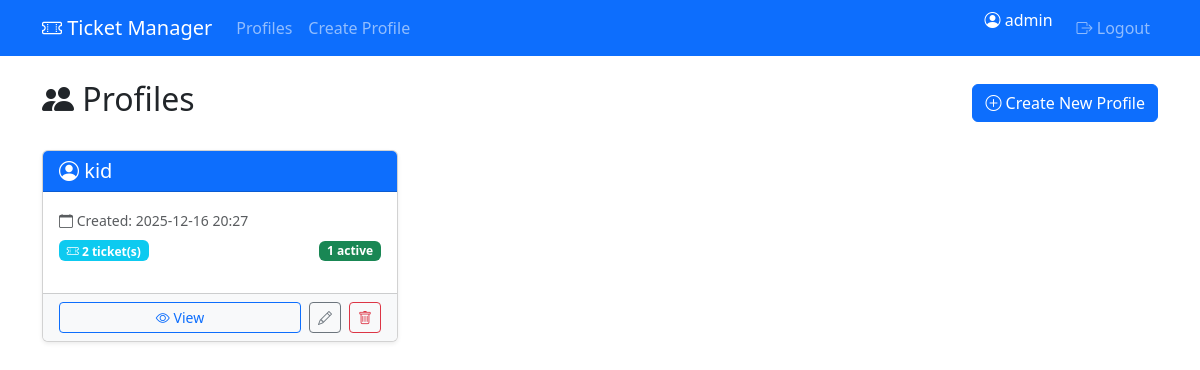
The page /profiles/ (signed in) on the database its author committed.
### models.py (models this page shows, shortened)
class Profile(db.Model):
    __tablename__ = 'profiles'
    id = db.Column(db.Integer, primary_key=True)
    name = db.Column(db.String(100), unique=True, nullable=False)
    created_at = db.Column(db.DateTime, default=datetime.utcnow)
    updated_at = db.Column(db.DateTime, default=datetime.utcnow, onupdate=datetime.utcnow)
    tickets = db.relationship('Ticket', backref='profile', lazy=True, cascade='all, delete-orphan')

### controllers.py (the view)
@profile_bp.route('/')
@login_required
def list_profiles():
    profiles = Profile.query.order_by(Profile.created_at.desc()).all()
    return render_template('profiles.html', profiles=profiles)

### controllers.py (called while the page is built)
def login_required(f):
    @wraps(f)
    def decorated_function(*args, **kwargs):
        if 'admin_id' not in session:
            flash('Please log in to access this page.', 'warning')
            return redirect(url_for('auth.login'))
        return f(*args, **kwargs)
    return decorated_function

### templates/profiles.html (shortened to what this page needs)
{% extends "base.html" %}
{% block content %}
<div class="row">
    <div class="col-12">
        <div class="d-flex justify-content-between align-items-center mb-4">
            <h2><i class="bi bi-people-fill"></i> Profiles</h2>
            <a href="{{ url_for('profile.create_profile') }}" class="btn btn-primary">
                <i class="bi bi-plus-circle"></i> Create New Profile
            </a>
        </div>
        {% if profiles %}
        <div class="row">
            {% for profile in profiles %}
            <div class="col-md-6 col-lg-4 mb-4">
                <div class="card shadow-sm h-100">
                    <div class="card-header bg-primary text-white">
                        <h5 class="mb-0">
                            <i class="bi bi-person-circle"></i> {{ profile.name }}
                        </h5>
                    </div>
                    <div class="card-body">
                        <p class="text-muted mb-2">
                            <small><i class="bi bi-calendar"></i> Created: {{ profile.created_at.strftime('%Y-%m-%d %H:%M') }}</small>
                        </p>
                        <div class="d-flex justify-content-between align-items-center mb-3">
                            <span class="badge bg-info">
                                <i class="bi bi-ticket-perforated"></i> {{ profile.tickets|length }} ticket(s)
                            </span>
                            <span class="badge bg-success">
                                {{ profile.tickets|selectattr('is_active')|list|length }} active
                            </span>
                        </div>
                    </div>
                    <div class="card-footer bg-light">
                        <div class="d-flex gap-2">
                            <a href="{{ url_for('profile.view_profile', id=profile.id) }}"
                               class="btn btn-sm btn-outline-primary flex-fill">
                                <i class="bi bi-eye"></i> View
                            </a>
                            <a href="{{ url_for('profile.edit_profile', id=profile.id) }}"
                               class="btn btn-sm btn-outline-secondary">
                                <i class="bi bi-pencil"></i>
                            </a>
                            <button type="button"
                                    class="btn btn-sm btn-outline-danger"
                                    data-bs-toggle="modal"
                                    data-bs-target="#deleteModal{{ profile.id }}">
                                <i class="bi bi-trash"></i>
                            </button>
                        </div>
                    </div>
                </div>
            </div>
            {% endfor %}
        </div>
        {% else %}
        <div class="alert alert-info">
            <i class="bi bi-info-circle"></i> No profiles found.
            <a href="{{ url_for('profile.create_profile') }}" class="alert-link">Create your first profile</a>.
        </div>
        {% endif %}
    </div>
</div>
{% endblock %}

### rows shown on the page
Profile: name "kid", created_at "2025-12-16 20:27", tickets|length "2", tickets|selectattr "1"

### other values the page prints
{{ session.username }} "admin"
